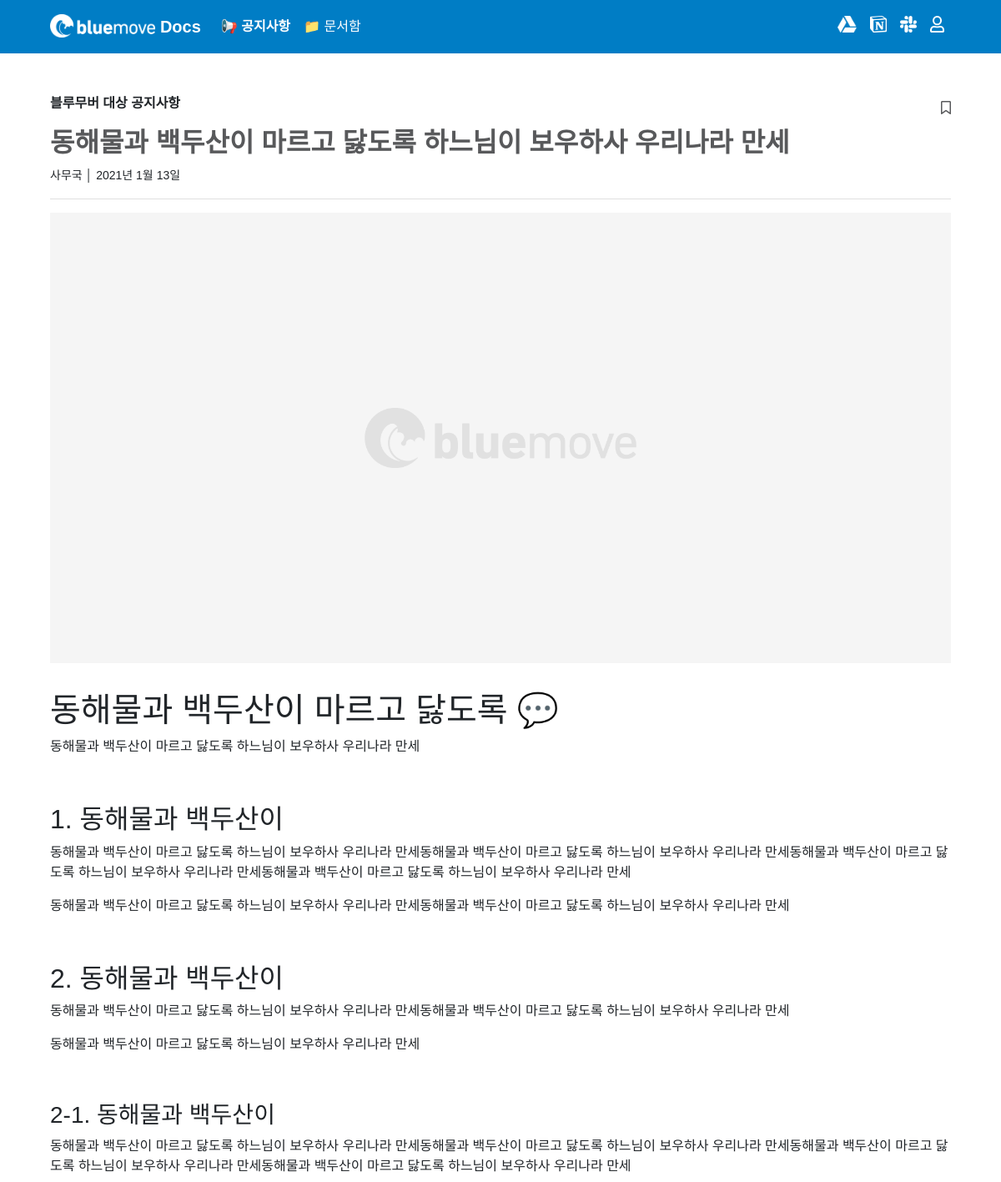
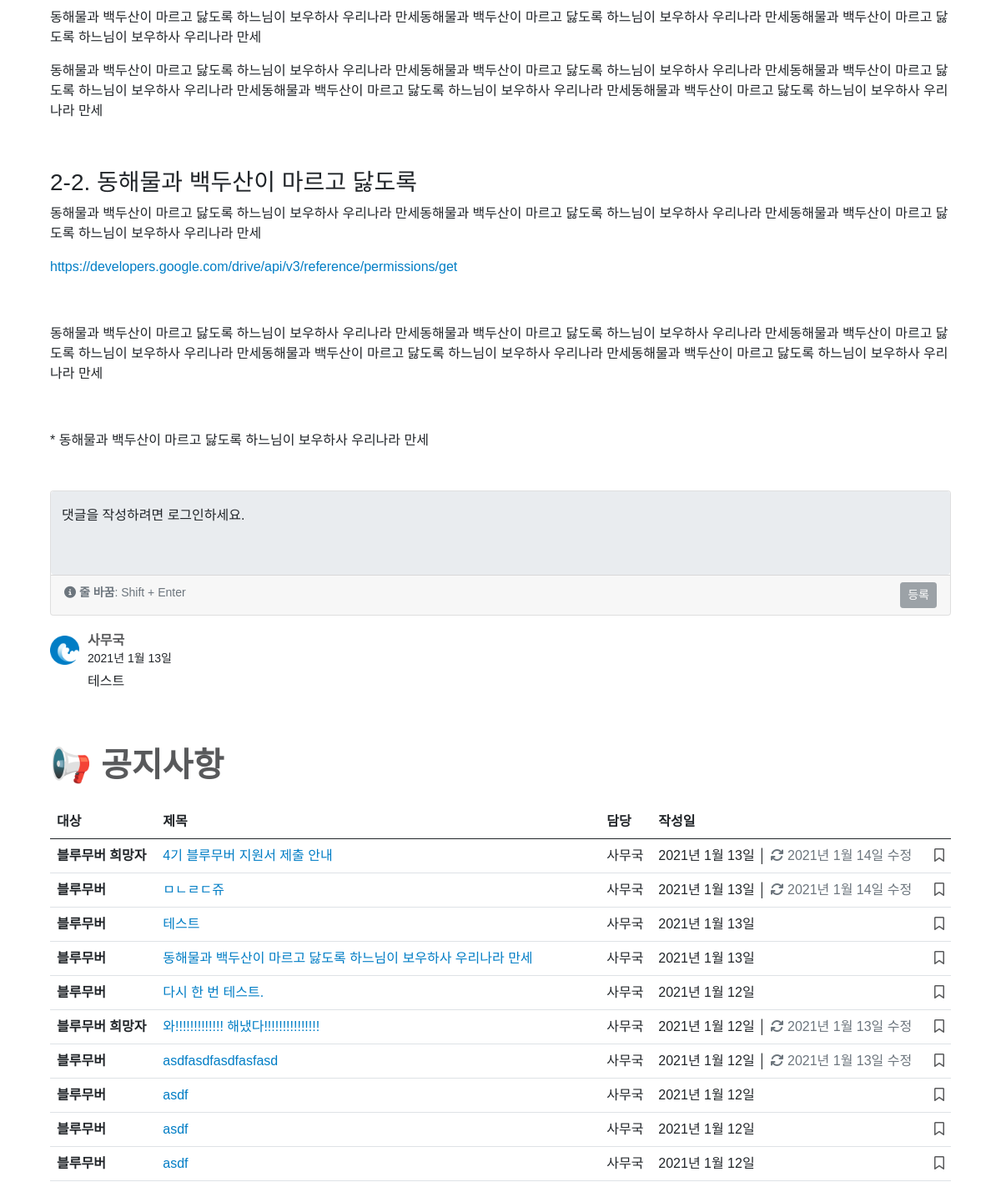
Before: /notice/25/ (upper part) with the older database file (2 pictures, top to bottom).
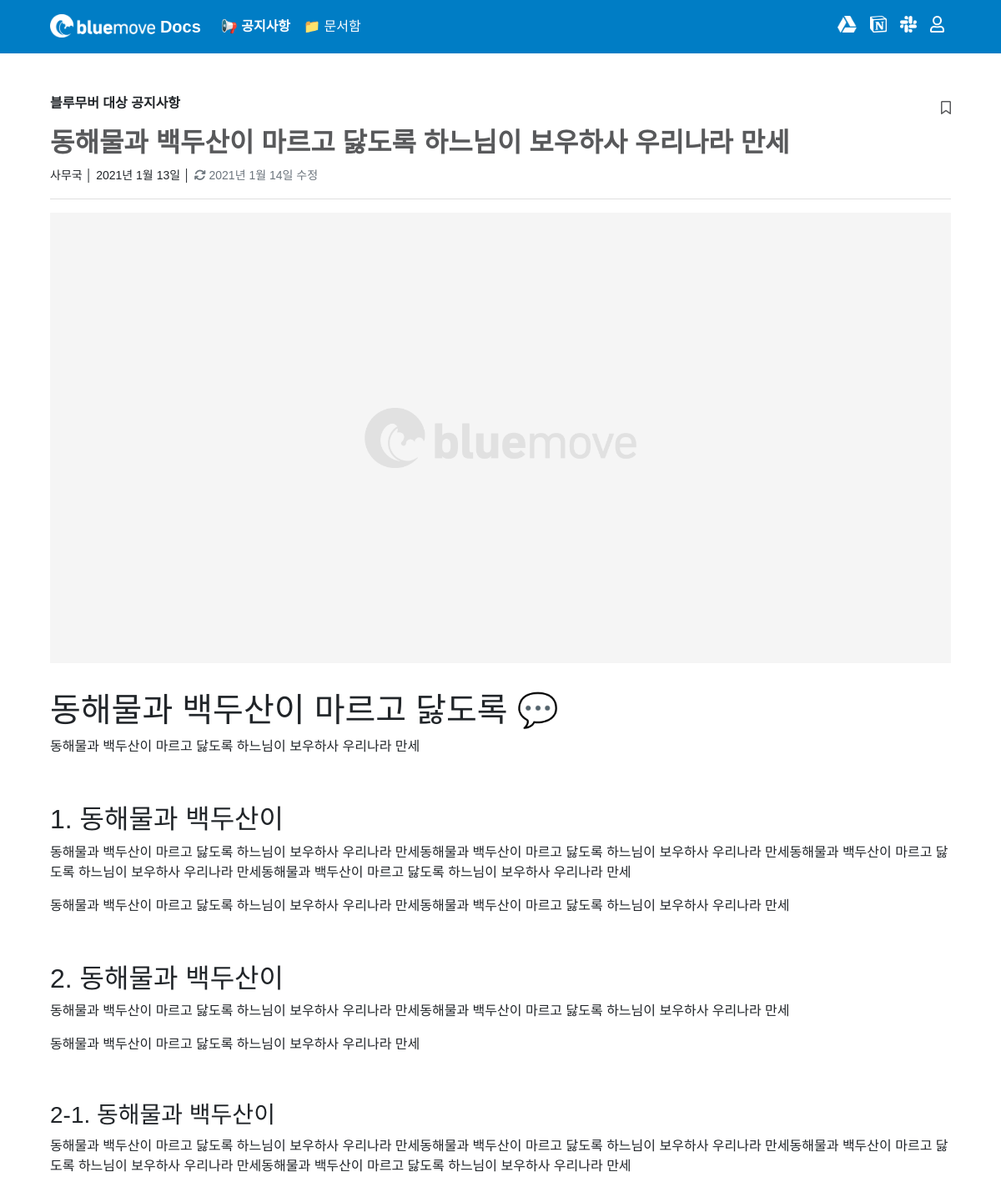
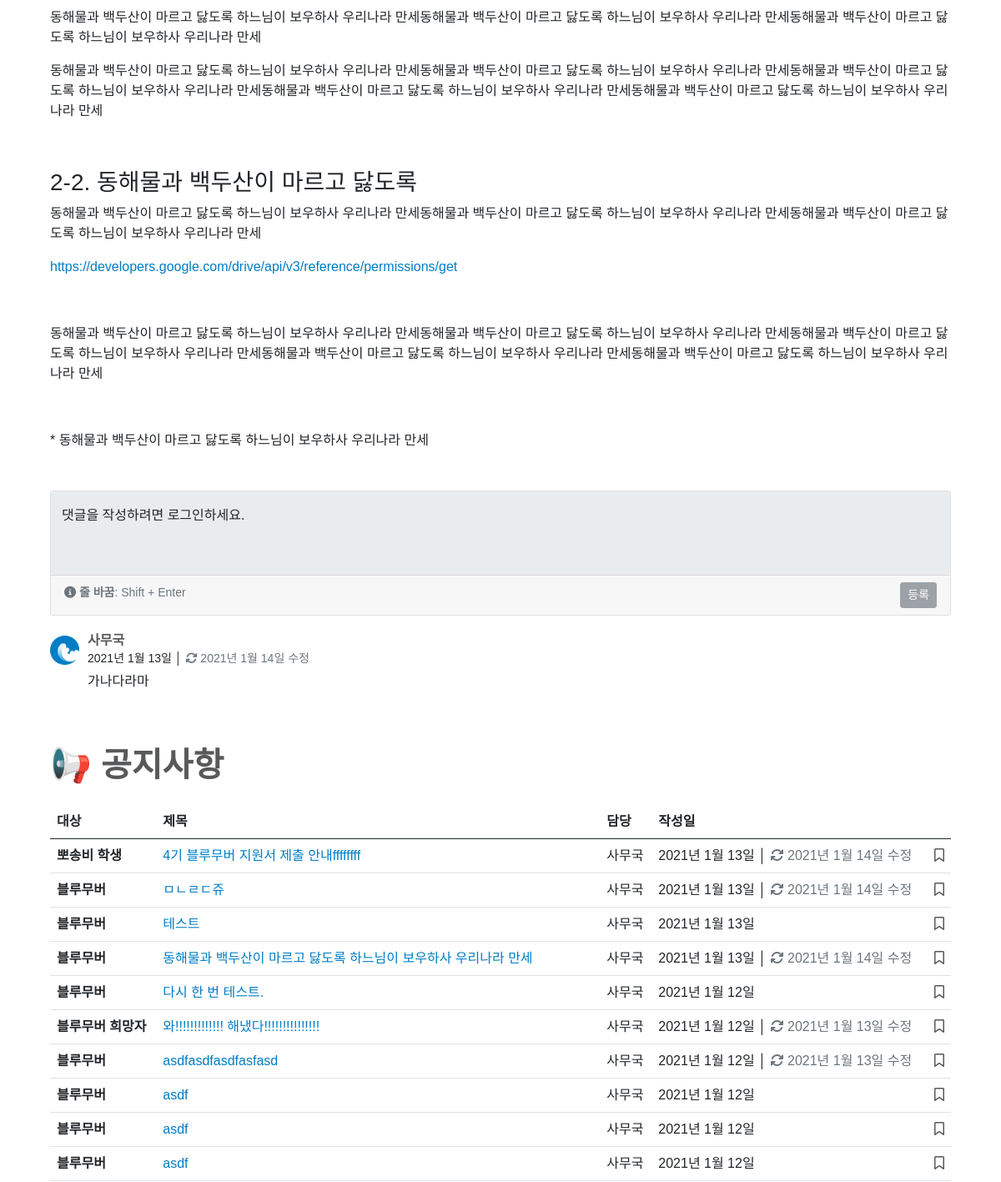
After: the same page with the newer database file (2 pictures, top to bottom).
### notice/models.py (models this page shows, shortened)
class Notice(models.Model):
    CATEGORY_CHOICES = {
        ('bluemover', '블루무버'),
        ('applicant', '블루무버 희망자'),
        ('posongvi', '뽀송비 학생')
    }
    title = models.CharField(max_length = 50)
    writer = models.ForeignKey(User, on_delete=models.CASCADE)
    category = models.CharField(max_length = 50, choices = CATEGORY_CHOICES)
    content = RichTextField()
    image = models.ImageField(upload_to='images/')
    created_at = models.DateField(auto_now_add = True)
    updated_at = models.DateField(auto_now = True)
    favorite_user_set = models.ManyToManyField(User, blank=True, related_name="favorite_user_set", through="Favorite")

class Comment(models.Model):
    content = models.TextField(null = False)
    avatar_src = models.TextField(null = True)
    writer = models.ForeignKey(User, on_delete = models.CASCADE)
    notice = models.ForeignKey(Notice, on_delete=models.CASCADE, related_name='comments')
    created_at = models.DateField(auto_now_add = True)
    updated_at = models.DateField(auto_now = True)

### notice/views.py (the view)
# urls.py: path('<int:id>/', read, name='read'),
def read(request, id):
    notice = Notice.objects.get(pk=id)
    all_notices = Notice.objects.all().order_by('-id')
    all_comments = notice.comments.all().order_by('-id')
    page = request.GET.get('page', 1)
    paginator = Paginator(all_notices, 10)
    try:
        all_notices = paginator.page(page)
    except PageNotAnInteger:
        all_notices = paginator.page(1)
    except EmptyPage:
        all_notices = paginator.page(paginator.num_pages)
    return render(request, 'notice/read.html', {'notice': notice, 'all_notices': all_notices, 'all_comments': all_comments})

### notice/templates/notice/read.html (shortened to what the changed rows need)
{% extends 'base.html' %}
{% load static %}
{% block content %}
<main class="px-2 px-md-5">
    <div class="container-md my-5">
        <div class="d-flex align-items-sm-center justify-content-between">
            <p style="font-weight: 600;">
            </p>
            {% if user.is_authenticated %}
            <a class="bookmark" href="{% url 'notice:notice_favorite' notice.id %}?next={{ request.path }}">
                {% if user in notice.favorite_user_set.all %}
                <p class="mb-0 ps-2"><i class="fas fa-bookmark"></i></p>
                {% else %}
                <p class="mb-0 ps-2"><i class="far fa-bookmark"></i></p>
                {% endif %}
            </a>
            {% else %}
            <a type="button" class="bookmark" data-bs-toggle="modal" data-bs-target="#listloginModal">
            </a>
            {% endif %}
        </div>
        <h2 style="font-weight: 600; color: #58595B; word-break: break-word; overflow: hidden; text-overflow: ellipsis; display: -webkit-box; -webkit-line-clamp: 3; -webkit-box-orient: vertical;">{{ notice.title }}</h2>
        <small>
            {% if not notice.writer.first_name == '' %}
            {{ notice.writer.last_name }}{{ notice.writer.first_name }}
            {% else %}
            {{ notice.writer }}
            {% endif %}
            │
            {% if notice.created_at == notice.updated_at %}
            {{ notice.created_at }}
            {% else %}
            {{ notice.created_at }} │ <span style="color: #6C757D;"><i class="fas fa-sync"></i> {{ notice.updated_at }} 수정</span>
            {% endif %}
        </small>
        <hr class="text-black-50">
        {% if notice.image %}
        <div class="d-flex justify-content-center" style="margin-bottom: 2rem!important;">
            <img src="{{ notice.image.url }}" class="img-fluid" alt="이미지 내용은 아래 본문과 같으니 참고하시기 바랍니다.">
        </div>
        {% endif %}
        <div id="editor" style="word-break: break-word;">{{ notice.content|safe }}</div>
    </div>
    <div class="container-md">
        <div class="list-group list-group-flush mt-1">
            {% for comment in all_comments %}
            <div class="list-group-item px-0 py-3">
                <table style="border: none;">
                    <tr>
                        <td class="p-0" rowspan="2">
                            {% if comment.avatar_src == none or comment.avatar_src == '' %}
                            <img height="35" src="/static/images/favicons/favicon-96x96.png"/>
                            {% else %}
                            <img height="35" src="{{ comment.avatar_src|add:'-rg-br100' }}"/>
                            {% endif %}
                        </td>
                        <td class="p-0">
                            <h6 class="card-title my-0" style="font-weight: 600; color: #58595B; margin-left: 10px;">
                                {% if not comment.writer.first_name == '' %}
                                {{ comment.writer.last_name }}{{ comment.writer.first_name }}
                                {% else %}
                                {{ comment.writer }}
                                {% endif %}
                            </h6>
                        </td>
                    </tr>
                    <tr>
                        <td class="p-0">
                            <small class="card-subtitle mb-2" style="margin-left: 10px;">
                                {% if comment.created_at == comment.updated_at %}
                                {{ comment.created_at }}
                                {% else %}
                                {{ comment.created_at }} │ <span style="color: #6C757D;"><i class="fas fa-sync"></i> {{ comment.updated_at }} 수정</span>
                                {% endif %}
                            </small>
                        </td>
                    </tr>
                </table>
                <p class="card-text mt-1" style="white-space: pre-wrap; word-break: break-word; margin-left: 45px;">{{ comment.content }}</p>
            </div>
            {% endfor %}
        </div>
    </div>
    <div class="container-md mt-5">
        <h1 class="mb-4" style="font-weight: 600; color: #58595B;">📢 공지사항</h1>
        {% include 'shared/_noticetable.html' %}
    </div>
</main>
{% endblock %}

### home/templates/shared/_noticetable.html (shortened to what this page needs)
<div class="table-responsive" id="noticetable-table">
    <table class="table">
        <thead>
            <tr>
                <th scope="col">대상</th>
                <th scope="col">제목</th>
                <th scope="col">담당</th>
                <th scope="col">작성일</th>
                <th class="text-end" scope="col"></th>
            </tr>
        </thead>
        <tbody>
            {% for notice in all_notices %}
            <tr>
                <th scope="row">
                    {% if notice.category == 'bluemover' %}
                    블루무버
                    {% endif %}
                    {% if notice.category == 'posongvi' %}
                    뽀송비 학생
                    {% endif %}
                    {% if notice.category == 'applicant' %}
                    블루무버 희망자
                    {% endif %}
                </th>
                <td><a href="{% url 'notice:read' notice.id %}{{ request.get_full_path|cut:request.path }}" style="word-break: break-word; overflow: hidden; text-overflow: ellipsis; width: 500px; display: -webkit-box; -webkit-line-clamp: 1; -webkit-box-orient: vertical;">{{ notice.title }}</a></td>
                <td>
                    {% if not notice.writer.first_name == '' %}
                    {{ notice.writer.last_name }}{{ notice.writer.first_name }}
                    {% else %}
                    {{ notice.writer }}
                    {% endif %}
                </td>
                <td>
                    {% if notice.created_at == notice.updated_at %}
                    {{ notice.created_at }}
                    {% else %}
                    {{ notice.created_at }} │ <span style="color: #6C757D;"><i class="fas fa-sync"></i> {{ notice.updated_at }} 수정</span>
                    {% endif %}
                </td>
                <td>
                    {% if user.is_authenticated %}
                    <div class="text-end">
                        {% if not request.path == '/notice/' %}
                        <a class="bookmark" href="{% url 'notice:notice_favorite' notice.id %}?next={{ request.get_full_path }}#noticeTablePosition">
                        {% else %}
                        <a class="bookmark" href="{% url 'notice:notice_favorite' notice.id %}?next={{ request.get_full_path }}">
                        {% endif %}
                            {% if user in notice.favorite_user_set.all %}
                            <i class="fas fa-bookmark"></i>
                            {% else %}
                            <i class="far fa-bookmark"></i>
                            {% endif %}
                        </a>
                    </div>
                    {% else %}
                    <div class="text-end">
                        <a type="button" class="bookmark" data-bs-toggle="modal" data-bs-target="#tableloginModal">
                            <i class="far fa-bookmark"></i>
                        </a>
                    </div>
                    {% endif %}
                </td>
            </tr>
            {% empty %}
            <tr>
                <td colspan="5">
                    <div class="text-center"><br><h2 style="color: #CCCCCC; font-weight: 600;"><i class="far fa-folder-open"></i> 비어 있어요!</h2><p class="mb-4">공지사항이 없습니다.</p></div>
                </td>
            </tr>
            {% endfor %}
        </tbody>
    </table>
</div>

Changed rows visible on the page:
changed Notice "동해물과 백두산이 마르고 닳도록 하느님이 보우하사 우리나라 만세": updated_at (not shown) → "2021년 1월 14일"
changed Comment "사무국": updated_at (not shown) → "2021년 1월 14일"; content "테스트" → "가나다라마"
changed Notice: title "4기 블루무버 지원서 제출 안내" → "4기 블루무버 지원서 제출 안내ffffffff"; category "블루무버 희망자" → "뽀송비 학생"
Other visible differences:
text now shown: "│ 수정"
